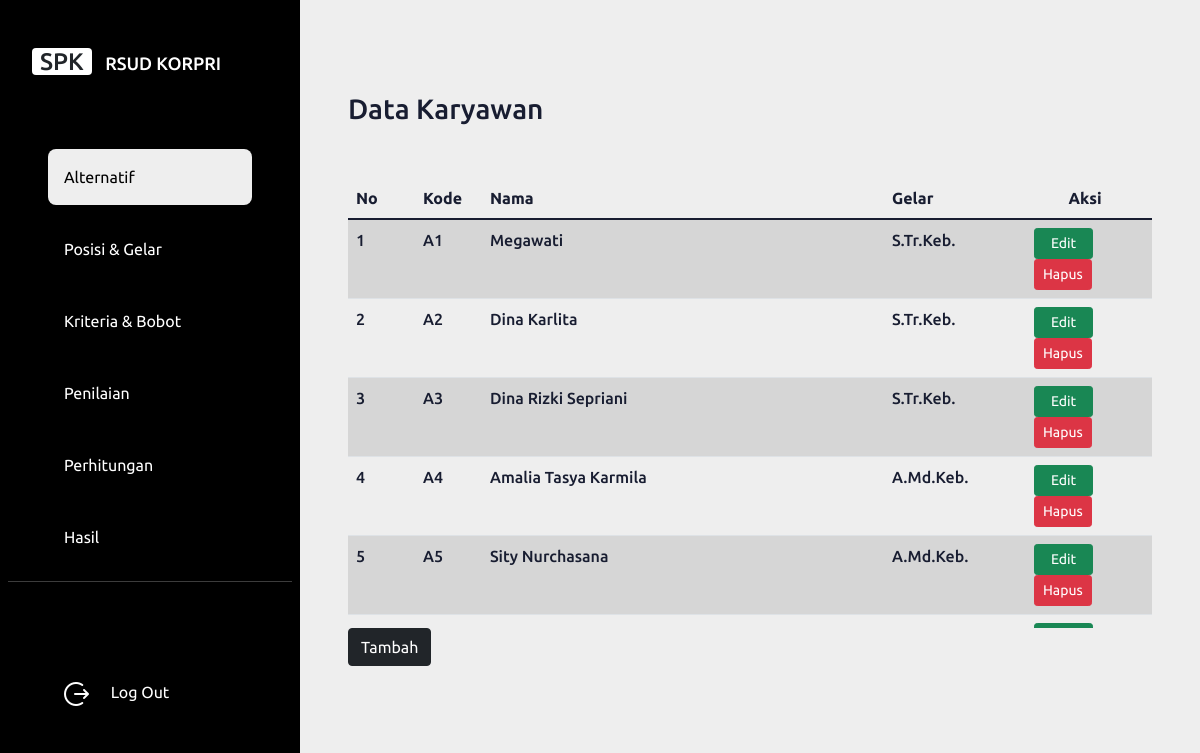
The app's page /data_alternatif.php?id_dataset=1 (signed in) with its own data.
### tables this page shows
CREATE TABLE `data_karyawan` (
  `id_karyawan` int(100) NOT NULL,
  `kode` int(100) NOT NULL,
  `nama` varchar(250) NOT NULL,
  `Gelar` int(100) NOT NULL,
  `tanggal_dataset` int(10) NOT NULL,
  `posisi_lamar` int(10) NOT NULL
);

CREATE TABLE `gelar` (
  `id_gelar` int(10) NOT NULL,
  `gelar` varchar(100) NOT NULL,
  `posisi` int(10) NOT NULL
);

### data_alternatif.php (the view, shortened to what this page needs)
<?php
  require 'koneksi.php';
  $id = $_GET['id_dataset'];
?>
<!DOCTYPE html>
<html lang="en">
<head>
    <link rel="stylesheet" href="assets/css/bootstrap.min.css"/>
    <link rel="stylesheet" href="assets/css/main.css"/>
    <link rel="stylesheet" href="assets/css/style.css"/>
</head>
<body>
  <div class="main-container d-flex">
    <div class="sidebar" id="side_nav">
        <div class="header-box px-4 pt-5 pb-5 d-flex justify-content-between">
            <h1 class="fs-4"><span class="bg-white text-dark rounded shadow px-2 mx-2 my-5">SPK</span> <span class="text-white" style="font-size: 18px;"> RSUD KORPRI</span></h1>
        </div>
        <ul class="list-unstyled px-5">
            <li class="active my-3">
                <a href="index.php" class="text-decoration-none px-3 py-3 d-block"> Alternatif </a>
            </li>
            <li class="my-3">
                <a href="posisiGelar.php" class="text-decoration-none px-3 py-3 d-block"> Posisi & Gelar </a>
            </li>
            <li class="my-3">
                <a href="dataBobot.php" class="text-decoration-none px-3 py-3 d-block"> Kriteria & Bobot </a>
            </li>
            <li class="my-3">
                <a href="halamanPenilaianAwal.php" class="text-decoration-none px-3 py-3 d-block"> Penilaian </a>
            </li>
            <li class="my-3">
                <a href="halamanPerhitunganAwal.php" class="text-decoration-none px-3 py-3 d-block"> Perhitungan </a>
            </li>
            <li class="my-3">
                <a href="halamanHasilAwal.php" class="text-decoration-none px-3 py-3 d-block"> Hasil </a>
            </li>
        </ul>
        <hr class="h-color mx-2">
        <ul class="list-unstyled px-5 my-3">
            <li class="my-5 justify-content-between">
            <a href="logout.php" class="text-decoration-none px-1 py-3 d-block"> <button class="btn px-2 py-0 open-btn"> <img src="assets/img/logout.png"> <span class="mx-3"> Log Out</span>  </a>
            </li>
        </ul>
    </div>
  <div class="content">
    <nav class="navbar navbar-expand-md navbar-dark">
    </nav>
    <div class="dashboard-content">
    <section>
        <div class="container py-4 px-5">
          <div class="row g-0">
            <div class="col-sm-6 col-md-8 py-5"> Data Karyawan </div>
          </div>
          <div class="scroll">
          <table class="table table-striped">
            <thead>
              <tr>
                <th class="col-lg-1">No</th>
                <th class="col-lg-1">Kode</th>
                <th class="col-lg-6">Nama</th>
                <th class="col-lg-2">Gelar</th>
                <th class="col text-center">Aksi</th>
              </tr>
            </thead>
            <tbody>
              <?php
              $query = mysqli_query($koneksi, "SELECT * FROM data_karyawan, gelar where tanggal_dataset='$id' and gelar.id_gelar = data_karyawan.Gelar order by kode asc");
              $no = 1;
              while($row=mysqli_fetch_array($query)) {
                echo "<tr>";
                  echo "<td> $no </td>";
                  echo "<td> A$row[kode] </td>";
                  echo "<td> $row[nama] </td>";
                  echo "<td> $row[gelar] </td>";
                  echo "<td>  <a class='btn btn-success btn-sm px-3 mx-2 align-self-center' href='formEditAlternatif.php?id_karyawan=$row[id_karyawan]&&id_dataset=$id'> Edit
                  <a class='btn btn-danger btn-sm px-2 mx-2' href='deleteAlternatif.php?id_karyawan=$row[id_karyawan]&&id_dataset=$id'> Hapus </td>";
                  $no++;
      }
      ?>
            </tbody>
          </table>
          </div>
          <?php
          echo "<a class='btn btn-dark' href='formKaryawan.php?id_dataset=$id' role='button'> Tambah </a>"; ?>
        </div>
    </section>
    </div>
  </div>
</div>
</body>
</html>

### assets/css/main.css (style rules this page uses)
.container .row { font-size: 28px; font-weight: 500; color: #181D31; }
.container .table { font-weight: 500; color: #181D31; }
.table-striped > tbody > tr:nth-child(2n+1) > td, .table-striped > tbody > tr:nth-child(2n+1) > th { background-color: #e1e1e1; font-weight: 500; color: #181D31; }

### assets/css/style.css (style rules this page uses)
* { font-family: 'Poppins', sans-serif; font-family: 'Ubuntu', sans-serif; }
body { background: #eee; }
.content { min-height: 100vh; height: 100%; width: 100%; }
#side_nav { background: #000; min-width: 300px; max-width: 300px; transition: all 0,2s; position: fixed; height: 100%; }
hr.h-color { background: #eee; }
.scroll { height: 450px; overflow: scroll; }
.sidebar li.active { background: #eee; border-radius: 8px;; }
.sidebar li.active a, .sidebar li.active a:hover { color: #000; }
.sidebar li a { color: #fff; }
.dashboard-content { margin-left: 300px; }

### records on screen
data_karyawan: kode "1", nama "Megawati", Gelar.gelar "S.Tr.Keb."
data_karyawan: kode "2", nama "Dina Karlita", Gelar.gelar "S.Tr.Keb."
data_karyawan: kode "3", nama "Dina Rizki Sepriani", Gelar.gelar "S.Tr.Keb."
data_karyawan: kode "4", nama "Amalia Tasya Karmila", Gelar.gelar "A.Md.Keb."
data_karyawan: kode "5", nama "Sity Nurchasana", Gelar.gelar "A.Md.Keb."
